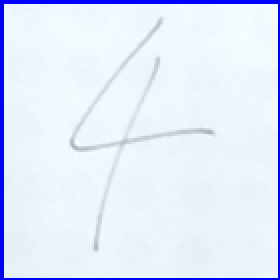
#> input picture ws/src/opencv_demo/assets/4.png, 140 x 140 px (shown 2 times larger)
$ python '23_图像处理.py'
#> lines starting #> are read from the running program, lines starting #| are printed output that depends on the picture; after the words box and inside, x2 and y2 are one past the last pixel; in counts of white or black regions, pixels touching at a corner belong together
import cv2 as cv
import numpy as np;


img = cv.imread("assets/4.png")
#> img is the input picture: shape (140, 140, 3); mean B, G, R 251.7, 234.4, 226.2

cv.imshow("img",img)

gray = cv.cvtColor(img,cv.COLOR_BGRA2GRAY);
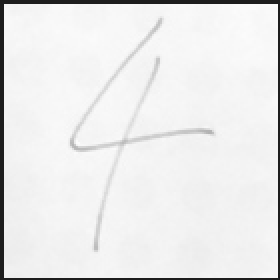
#> gray: shape (140, 140) (shown 2 times larger); min 29, max 252, mean 233.9

cv.imshow("gray",gray);


kernel = np.ones((3,3),np.uint8)
erode = cv.erode(gray,kernel)
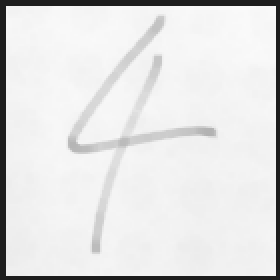
#> erode: shape (140, 140) (shown 2 times larger); min 29, max 250, mean 226
cv.imshow("erode",erode);

# r,binary = cv.threshold(gray,0,255,cv.THRESH_BINARY_INV+cv.THRESH_OTSU)
# 直接调用api处理 参数1：图像数据 参数2：最大值  参数3：计算阈值的方法， 参数4：阈值类型 参数5：处理块大小  参数6：算法需要的常量C
thresh_img = cv.adaptiveThreshold(erode,255,cv.ADAPTIVE_THRESH_GAUSSIAN_C,cv.THRESH_BINARY,11,5)
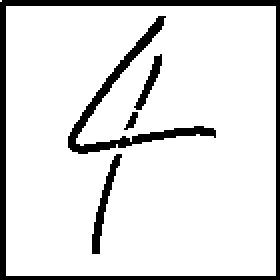
#> thresh_img: shape (140, 140) (shown 2 times larger); 87.9% white; 5 black regions, box (x1, y1, x2, y2) and area: (0, 0, 140, 140) 1374, (34, 8, 108, 77) 648, (46, 77, 61, 127) 196, (67, 27, 81, 55) 115, (62, 56, 69, 65) 31
cv.imshow("thresh_img",thresh_img)

kernel = cv.getStructuringElement(cv.MORPH_RECT, (3, 3))
dst = cv.morphologyEx(thresh_img, cv.MORPH_OPEN, kernel)
#> dst: shape (140, 140); 87.9% white; 4 black regions, box (x1, y1, x2, y2) and area: (0, 0, 140, 140) 1375, (34, 8, 108, 77) 656, (46, 77, 61, 127) 196, (62, 27, 81, 65) 149
dst = cv.morphologyEx(dst, cv.MORPH_OPEN, kernel)

dst = cv.erode(dst,kernel)
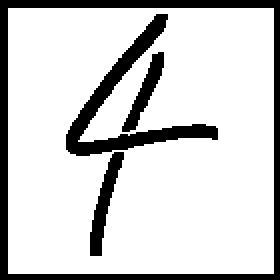
#> dst: shape (140, 140) (shown 2 times larger); 81.8% white; 4 black regions, box (x1, y1, x2, y2) and area: (0, 0, 140, 140) 1911, (33, 7, 109, 78) 1058, (45, 76, 62, 128) 330, (61, 26, 82, 66) 267
dst = cv.erode(dst,kernel)
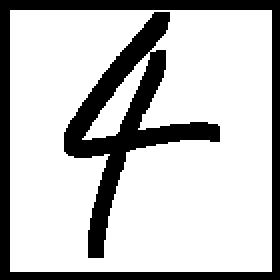
#> dst: shape (140, 140) (shown 2 times larger); 75.8% white; 2 black regions, box (x1, y1, x2, y2) and area: (0, 0, 140, 140) 2439, (32, 6, 110, 129) 2314
dst = cv.dilate(dst,kernel)
#> dst: shape (140, 140); 81.7% white; 2 black regions, box (x1, y1, x2, y2) and area: (0, 0, 140, 140) 1911, (33, 7, 109, 128) 1674

cv.imshow("dst",dst)

cv.waitKey(0);

$ run again, with ws/src/opencv_demo/assets/hei.png copied over ws/src/opencv_demo/assets/4.png
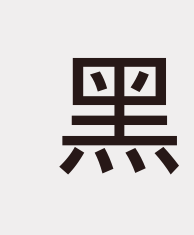
#> input picture ws/src/opencv_demo/assets/hei.png, 194 x 235 px
#> img is the input picture: shape (235, 194, 3); mean B, G, R 208.7, 208.9, 212.6
#> `thresh_img = cv.adaptiveThreshold(erode,255,cv.ADAPTIVE_THRESH_GAUSSIA..`:
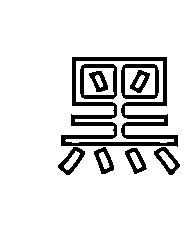
#> thresh_img: shape (235, 194); 88.6% white; 9 black regions, largest, box (x1, y1, x2, y2) and area: (61, 57, 178, 147) 2822, (80, 64, 117, 99) 476, (121, 64, 159, 99) 476
#> `dst = cv.dilate(dst,kernel)`:
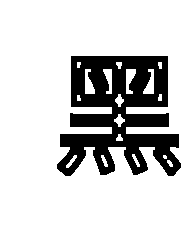
#> dst: shape (235, 194); 80.7% white; 1 black region, box (x1, y1, x2, y2) and area: (57, 56, 181, 176) 8793
